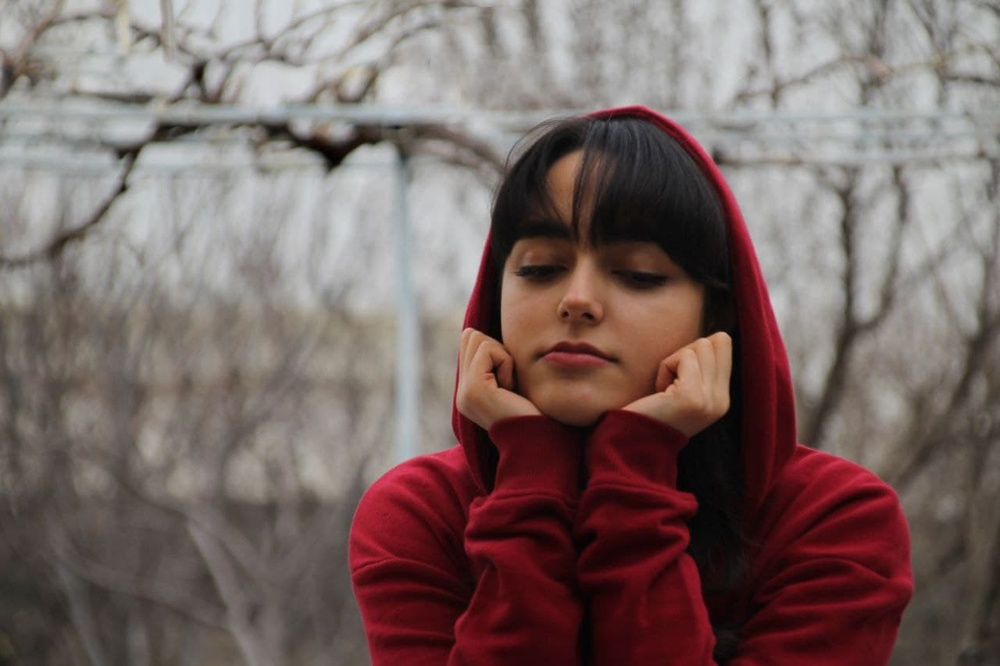
#> input picture assignment-25/input/me.jpg, 1000 x 666 px, shrunk from 1280 x 853 before the run
$ python myphoto.py
#> lines starting #> are read from the running program, lines starting #| are printed output that depends on the picture
import numpy as np
import cv2

img = cv2.imread("input/me.jpg")
#> img is the input picture: shape (666, 1000, 3); mean B, G, R 100.2, 103.2, 120.6
img = cv2.cvtColor(img,cv2.COLOR_BGR2GRAY)
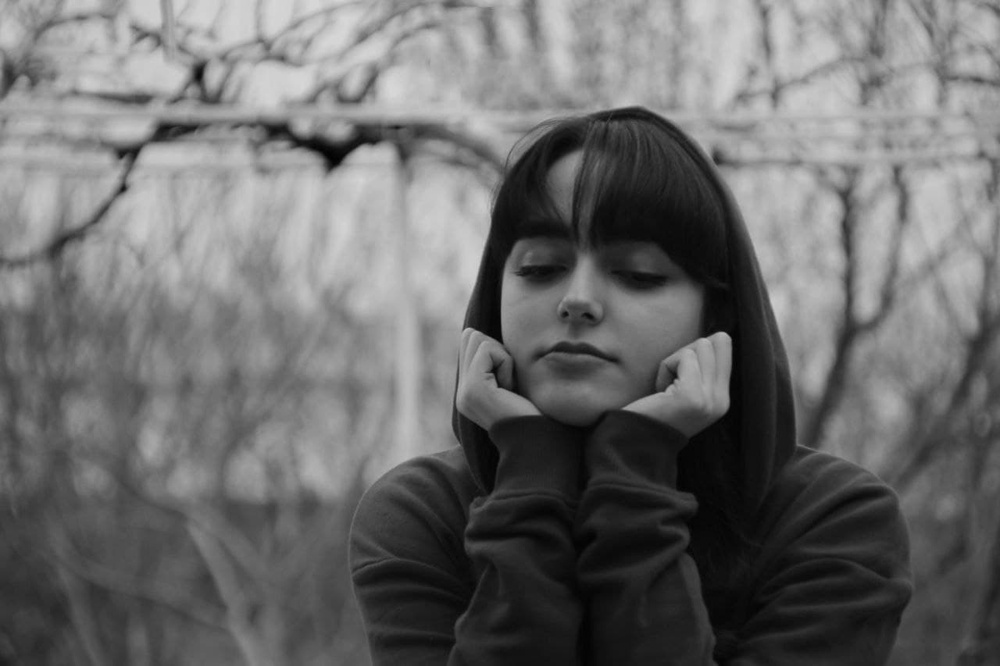
#> img: shape (666, 1000); min 1, max 216, mean 108.1

result = np.zeros(img.shape)

def Canvolution(a):
#> called with a = 15
    b = a//2
    mask = np.ones((a,a)) / (a*a)

    rows , cols = img.shape
#> rows = 666; cols = 1000

    for i in range (b,rows-b):
        for j in range(b,cols-b):
            small_img = img[i-b:i+(b+1), j-b:j+(b+1)]
            result[i,j] =np.sum(small_img * mask)
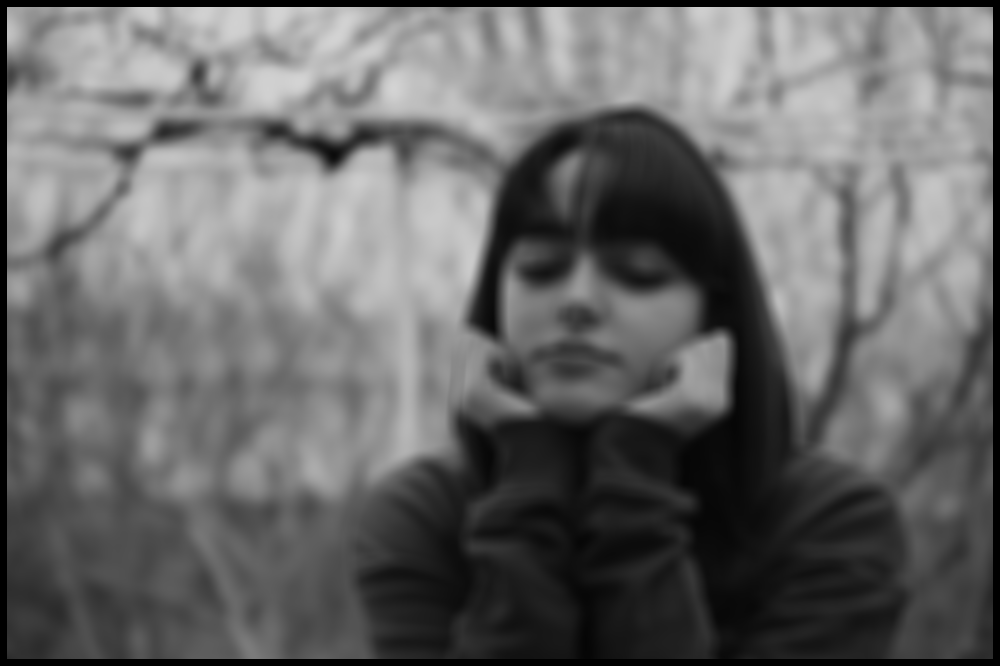
#> result: shape (666, 1000) float64; min 0, max 211.9, mean 104.3

Canvolution(15)

cv2.imwrite("result_me.jpg",result)
